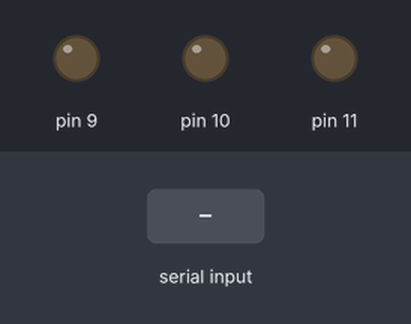
The sketch below on a simulated Arduino Uno, built with avr-gcc and run on an emulated ATmega328P. On the bench: output pins drawn as LEDs (lit = HIGH). The inputs (shaded band) are chosen by the test bench.

Above: at 1.2 s.
1.3 s: "90,45,200\n" received over Serial
At 2.2 s:
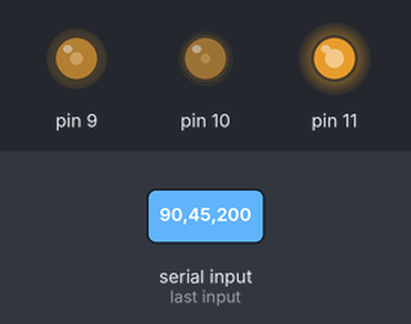
2.8 s: "30,150,10\n" received over Serial
At 3.2 s:
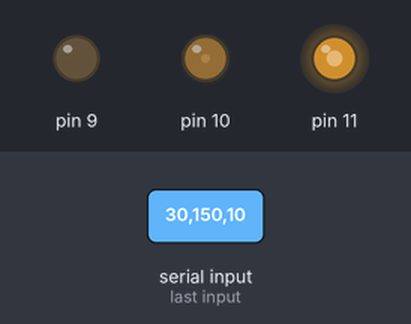
5.8 s: "90,45\n" received over Serial
At 7.5 s:
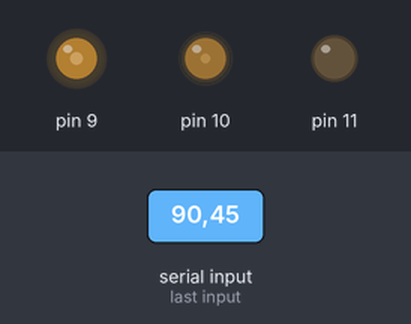
8.3 s: "30,150\n" received over Serial
At 10.5 s:
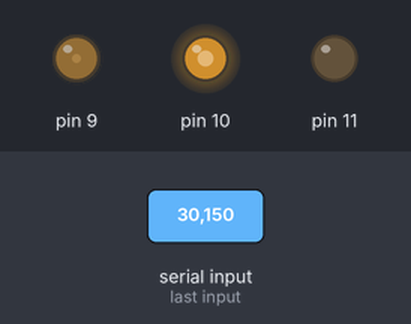
10.8 s: "90\n" received over Serial
At 13.1 s:
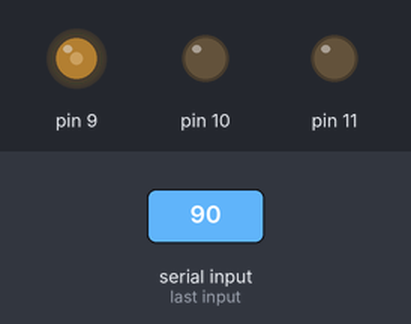
13.8 s: "200\n" received over Serial
At 16.6 s:
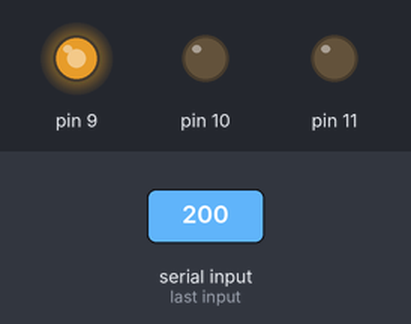
Timing chart, 0 to 17.8 s (numbered marks = the images above; inputs shaded):
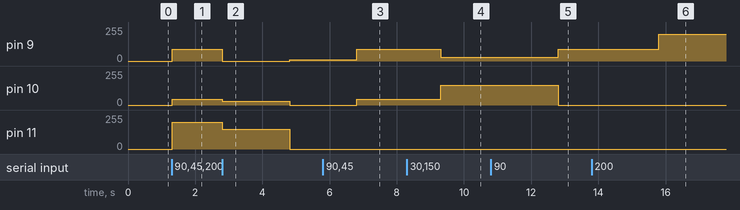

Measured:
- after the input at 1.3 s, pin 9: 0/255 → 90/255 at once; pin 10: 0/255 → 45/255 at once; pin 11: 0/255 → 200/255 at once
- after the input at 2.8 s, pin 9: 90/255 → 0/255 after 0.01 s instead of 1.5 s; pin 10: 45/255 → 30/255 at once, → 0/255 2.0 s later; pin 11: 200/255 → 150/255 at once, → 0/255 2.0 s later
- after the input at 5.8 s, pin 9: 10/255 → 90/255 after 1.0 s; pin 10: 0/255 → 45/255 after 1.0 s
- after the input at 8.3 s, pin 9: 90/255 → 30/255 after 1.0 s; pin 10: 45/255 → 150/255 after 1.0 s
- after the input at 10.8 s, pin 9: 30/255 → 90/255 after 2.0 s; pin 10: 150/255 → 0/255 after 2.0 s
- after the input at 13.8 s, pin 9: 90/255 → 200/255 after 2.0 s

The sketch:

sketch_nov5a.ino
```cpp
int r;
int g;
int b;

void setup()
{
 Serial.begin(9600);
  pinMode(9,OUTPUT);
  pinMode(10,OUTPUT);
  pinMode(11,OUTPUT);
}

void loop()
{
 while(Serial.available())
 {
   constrain(r,0,255);
   constrain(g,0,255);
   constrain(b,0,255);

   r = Serial.parseInt();
   g = Serial.parseInt();
   b = Serial.parseInt();

   analogWrite(9,r);
   analogWrite(10,g);
   analogWrite(11,b);
 }
}
```
